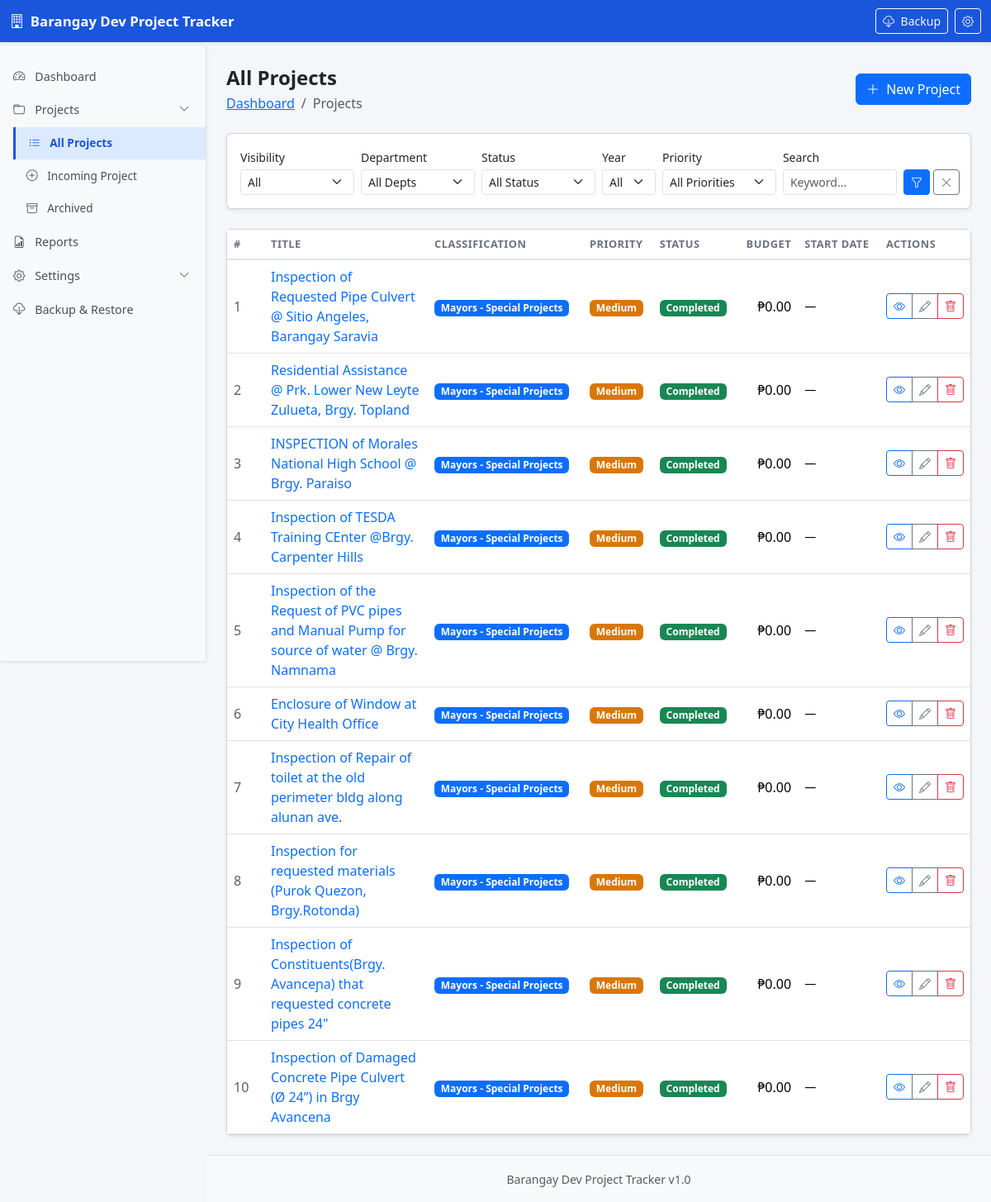
/pages/projects/list.php, run on the app's committed database.
### tables this page shows
CREATE TABLE `projects` (
  `id` int(11) NOT NULL AUTO_INCREMENT,
  `title` varchar(255) NOT NULL,
  `project_type` enum('Root Project','SEF Project','Special Project') NOT NULL,
  `visibility` enum('Private','Public') NOT NULL DEFAULT 'Public',
  `department` varchar(50) DEFAULT NULL,
  `project_subtype` varchar(100) DEFAULT NULL,
  `category_id` int(11) DEFAULT NULL,
  `description` text DEFAULT NULL,
  `priority` enum('High','Medium','Low') DEFAULT 'Medium',
  `status` enum('Not Started','In Progress','On Hold','Completed','Cancelled') DEFAULT 'Not Started',
  `funding_source` varchar(150) DEFAULT NULL,
  `resolution_no` varchar(50) DEFAULT NULL,
  `budget_allocated` decimal(15,2) DEFAULT 0.00,
  `actual_cost` decimal(15,2) DEFAULT 0.00,
  `start_date` date DEFAULT NULL,
  `target_end_date` date DEFAULT NULL,
  `actual_end_date` date DEFAULT NULL,
  `fiscal_year` year(4) NOT NULL,
  `location` varchar(255) DEFAULT NULL,
  `contact_person` varchar(150) DEFAULT NULL,
  `remarks` text DEFAULT NULL,
  `is_archived` tinyint(1) DEFAULT 0,
  `is_deleted` tinyint(1) DEFAULT 0,
  `created_at` timestamp NOT NULL DEFAULT current_timestamp(),
  `updated_at` timestamp NOT NULL DEFAULT current_timestamp() ON UPDATE current_timestamp(),
  PRIMARY KEY (`id`),
  KEY `category_id` (`category_id`),
  KEY `idx_projects_type` (`project_type`),
  KEY `idx_projects_visibility` (`visibility`),
  KEY `idx_projects_department` (`department`),
  KEY `idx_projects_status` (`status`),
  KEY `idx_projects_fiscal_year` (`fiscal_year`),
  KEY `idx_projects_is_deleted` (`is_deleted`),
  KEY `idx_projects_is_archived` (`is_archived`),
  CONSTRAINT `projects_ibfk_1` FOREIGN KEY (`category_id`) REFERENCES `categories` (`id`) ON DELETE SET NULL
);

### includes/functions.php (called while the page is built, shortened)
<?php
function sanitize($input) {
    return htmlspecialchars($input ?? '', ENT_QUOTES, 'UTF-8');
}
function formatCurrency($amount, $pdo = null) {
    $symbol = '₱';
    return $symbol . number_format((float)$amount, 2);
}
function formatDate($date) {
    if (empty($date)) return '—';
    return date('M d, Y', strtotime($date));
}
function getClassificationLabel($project) {
    if (!empty($project['department']) && !empty($project['project_subtype'])) {
        return $project['department'] . ' - ' . $project['project_subtype'];
    }
    return $project['visibility'];
}
function getClassificationBadgeClass($project) {
    if ($project['department'] === 'Mayors') return 'bg-primary';
    return 'bg-secondary';
}

### pages/projects/list.php (the view, shortened to what this page needs)
<?php
require_once __DIR__ . '/../../includes/header.php';
$searchQuery    = trim($_GET['q'] ?? '');
$page           = max(1, (int)($_GET['page'] ?? 1));
$perPage        = ITEMS_PER_PAGE;
$offset         = ($page - 1) * $perPage;
$where = ["p.is_deleted = 0", "p.is_archived = 0"];
$params = [];
$whereSql = implode(' AND ', $where);
$sql = "SELECT p.*, c.name as category_name
        FROM projects p
        LEFT JOIN categories c ON p.category_id = c.id
        WHERE $whereSql
        ORDER BY p.updated_at DESC
        LIMIT $perPage OFFSET $offset";
$stmt = $pdo->prepare($sql);
$stmt->execute($params);
$projects = $stmt->fetchAll();
function listStatusBadge($status) {
    $map = [
        'Not Started' => 'bg-secondary',
        'In Progress' => 'bg-info',
        'On Hold'     => 'bg-warning text-dark',
        'Completed'   => 'bg-success',
        'Cancelled'   => 'bg-danger',
    ];
    return '<span class="badge ' . ($map[$status] ?? 'bg-secondary') . '">' . sanitize($status) . '</span>';
}
function priorityBadge($priority) {
    $map = [
        'High'   => 'badge-high',
        'Medium' => 'badge-medium',
        'Low'    => 'badge-low',
    ];
    return '<span class="badge ' . ($map[$priority] ?? 'bg-secondary') . '">' . sanitize($priority) . '</span>';
}
?>
<div class="d-flex justify-content-between align-items-center mb-4">
    <div>
        <h4 class="mb-1 fw-bold">All Projects</h4>
        <nav aria-label="breadcrumb">
            <ol class="breadcrumb mb-0 small">
                <li class="breadcrumb-item"><a href="<?= BASE_URL ?>/">Dashboard</a></li>
                <li class="breadcrumb-item active">Projects</li>
            </ol>
        </nav>
    </div>
    <a href="<?= BASE_URL ?>/pages/projects/create.php" class="btn btn-primary">
        <i class="bi bi-plus-lg me-1"></i> New Project
    </a>
</div>
<div class="card shadow-sm mb-4">
    <div class="card-body">
        <form method="GET" class="row g-2 align-items-end">
            <div class="col-md-2">
                <label class="form-label small mb-1">Visibility</label>
                <select name="visibility" class="form-select form-select-sm">
                    <option value="">All</option>
                </select>
            </div>
            <div class="col-md-2">
                <label class="form-label small mb-1">Department</label>
                <select name="department" class="form-select form-select-sm">
                    <option value="">All Depts</option>
                </select>
            </div>
            <div class="col-md-2">
                <label class="form-label small mb-1">Status</label>
                <select name="status" class="form-select form-select-sm">
                    <option value="">All Status</option>
                </select>
            </div>
            <div class="col-md-1">
                <label class="form-label small mb-1">Year</label>
                <select name="year" class="form-select form-select-sm">
                    <option value="">All</option>
                </select>
            </div>
            <div class="col-md-2">
                <label class="form-label small mb-1">Priority</label>
                <select name="priority" class="form-select form-select-sm">
                    <option value="">All Priorities</option>
                </select>
            </div>
            <div class="col-md-2">
                <label class="form-label small mb-1">Search</label>
                <input type="text" name="q" class="form-control form-control-sm"
                       placeholder="Keyword..." value="<?= sanitize($searchQuery) ?>">
            </div>
            <div class="col-md-1 d-flex gap-1">
                <button type="submit" class="btn btn-primary btn-sm flex-fill">
                    <i class="bi bi-funnel"></i>
                </button>
                <a href="<?= BASE_URL ?>/pages/projects/list.php" class="btn btn-outline-secondary btn-sm" title="Clear">
                    <i class="bi bi-x-lg"></i>
                </a>
            </div>
        </form>
    </div>
</div>
<div class="card shadow-sm">
    <div class="card-body p-0">
        <?php if (empty($projects)): ?>
            <div class="text-center text-muted py-5">
                <i class="bi bi-inbox fs-1 d-block mb-2"></i>
                <p>No projects found.</p>
                <a href="<?= BASE_URL ?>/pages/projects/create.php" class="btn btn-primary btn-sm">Create your first project</a>
            </div>
        <?php else: ?>
        <div class="table-responsive">
            <table class="table table-hover align-middle mb-0">
                <thead>
                    <tr>
                        <th style="width:5%">#</th>
                        <th style="width:22%">Title</th>
                        <th>Classification</th>
                        <th>Priority</th>
                        <th>Status</th>
                        <th class="text-end">Budget</th>
                        <th>Start Date</th>
                        <th style="width:12%">Actions</th>
                    </tr>
                </thead>
                <tbody>
                    <?php foreach ($projects as $i => $proj): ?>
                    <tr>
                        <td class="text-muted"><?= $offset + $i + 1 ?></td>
                        <td>
                            <a href="<?= BASE_URL ?>/pages/projects/view.php?id=<?= $proj['id'] ?>" class="fw-medium text-decoration-none">
                                <?= sanitize($proj['title']) ?>
                            </a>
                        </td>
                        <td><span class="badge <?= getClassificationBadgeClass($proj) ?>"><?= sanitize(getClassificationLabel($proj)) ?></span></td>
                        <td><?= priorityBadge($proj['priority']) ?></td>
                        <td><?= listStatusBadge($proj['status']) ?></td>
                        <td class="text-end"><?= formatCurrency($proj['budget_allocated']) ?></td>
                        <td class="small"><?= formatDate($proj['start_date']) ?></td>
                        <td>
                            <div class="btn-group btn-group-sm">
                                <a href="<?= BASE_URL ?>/pages/projects/view.php?id=<?= $proj['id'] ?>" class="btn btn-outline-primary" title="View">
                                    <i class="bi bi-eye"></i>
                                </a>
                                <a href="<?= BASE_URL ?>/pages/projects/edit.php?id=<?= $proj['id'] ?>" class="btn btn-outline-secondary" title="Edit">
                                    <i class="bi bi-pencil"></i>
                                </a>
                                <button type="button" class="btn btn-outline-danger" title="Delete"
                                        data-bs-toggle="modal" data-bs-target="#deleteModal"
                                        data-id="<?= $proj['id'] ?>" data-title="<?= sanitize($proj['title']) ?>">
                                    <i class="bi bi-trash"></i>
                                </button>
                            </div>
                        </td>
                    </tr>
                    <?php endforeach; ?>
                </tbody>
            </table>
        </div>
        <?php endif; ?>
    </div>
</div>
<?php
require_once __DIR__ . '/../../includes/footer.php';
?>

### assets/css/custom.css (style rules this page uses)
:root { --sidebar-width: 250px; --navbar-height: 56px; --primary-color: #1a56db; }
body { padding-top: var(--navbar-height); background-color: #f4f6f9; font-family: 'Segoe UI', system-ui, -apple-system, sans-serif; }
.table th { font-size: 0.8rem; text-transform: uppercase; letter-spacing: 0.5px; color: #6b7280; border-bottom-width: 2px; }
.badge-medium { background-color: #d97706; }

### data on the page
projects: i "1", title "Inspection of Requested Pipe Culvert @ Sitio Angeles, Barangay Saravia", getClassificationLabel($proj) "Mayors - Special Projects", priority "Medium", status "Completed", budget_allocated "₱0.00", start_date "—"
projects: i "2", title "Residential Assistance @ Prk. Lower New Leyte Zulueta, Brgy. Topland", getClassificationLabel($proj) "Mayors - Special Projects", priority "Medium", status "Completed", budget_allocated "₱0.00", start_date "—"
projects: i "3", title "INSPECTION of Morales National High School @ Brgy. Paraiso", getClassificationLabel($proj) "Mayors - Special Projects", priority "Medium", status "Completed", budget_allocated "₱0.00", start_date "—"
projects: i "4", title "Inspection of TESDA Training CEnter @Brgy. Carpenter Hills", getClassificationLabel($proj) "Mayors - Special Projects", priority "Medium", status "Completed", budget_allocated "₱0.00", start_date "—"
projects: i "5", title "Inspection of the Request of PVC pipes and Manual Pump for source of water @ Brgy. Namnama", getClassificationLabel($proj) "Mayors - Special Projects", priority "Medium", status "Completed", budget_allocated "₱0.00", start_date "—"
projects: i "6", title "Enclosure of Window at City Health Office", getClassificationLabel($proj) "Mayors - Special Projects", priority "Medium", status "Completed", budget_allocated "₱0.00", start_date "—"
projects: i "7", title "Inspection of Repair of toilet at the old perimeter bldg along alunan ave.", getClassificationLabel($proj) "Mayors - Special Projects", priority "Medium", status "Completed", budget_allocated "₱0.00", start_date "—"
projects: i "8", title "Inspection for requested materials (Purok Quezon, Brgy.Rotonda)", getClassificationLabel($proj) "Mayors - Special Projects", priority "Medium", status "Completed", budget_allocated "₱0.00", start_date "—"
projects: i "9", title "Inspection of Constituents(Brgy. Avanceɲa) that requested concrete pipes 24\"", getClassificationLabel($proj) "Mayors - Special Projects", priority "Medium", status "Completed", budget_allocated "₱0.00", start_date "—"
projects: i "10", title "Inspection of Damaged Concrete Pipe Culvert (Ø 24”) in Brgy Avancena", getClassificationLabel($proj) "Mayors - Special Projects", priority "Medium", status "Completed", budget_allocated "₱0.00", start_date "—"

### other printed values
APP_NAME "Barangay Dev Project Tracker"
APP_VERSION "1.0"
